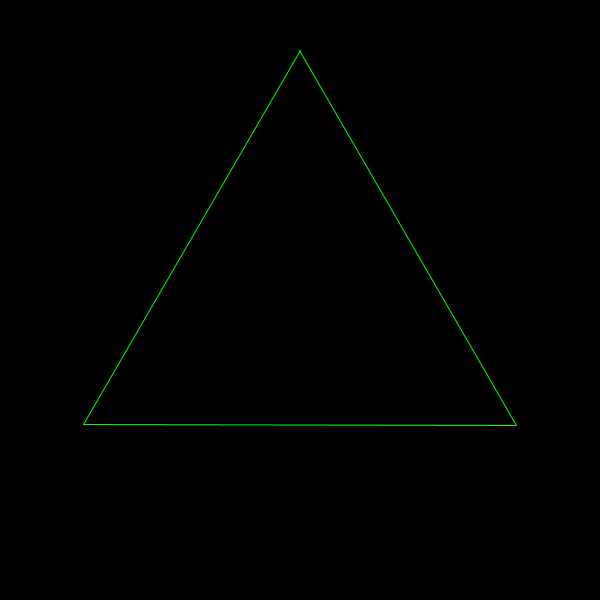
Frame 1 (no input)
Frame 60 (the mouse pressed at the canvas centre just before this capture): identical to frame 1, image omitted
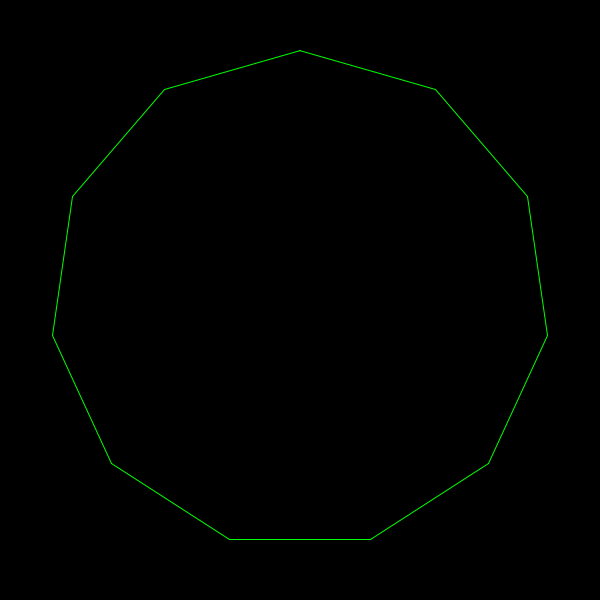
Frame 120 (the mouse held since frame 60 and released just before this capture)

The Processing sketch that drew these frames (run headless with seeded random() and noise(); from frame 60 on, the mouse is pressed at the canvas centre):

// Processing sketch: polarPoly
// ── polarPoly.pde
float radius;

void setup() {
  size(600, 600);
  stroke(0, 255, 0);
  radius = 250;
}

void draw() {
  translate(width/2, height/2);
  background(0);
  stroke(0, 255, 0);
  int nn = floor(map(mouseY, 0, height, 3, 20));
  drawpoly(nn);
}


void drawpoly(int n) {

  for (int i =0; i<n; i++) {  // 1/n gets a number less than zero that when multipled by TWO_PI gets the angel in radians
    float angle = i/float(n) - 0.25; //need to convert to a float
    //println(angle);//  the - 0.25 makes the image straight
    float vx = radius * cos(angle *TWO_PI);
    float vy = radius * sin(angle*TWO_PI);
    float v1x= radius * cos((angle+1/float(n))*TWO_PI);
    float v1y= radius * sin((angle+1/float(n))*TWO_PI);
    line(vx, vy, v1x, v1y);
  }
}
